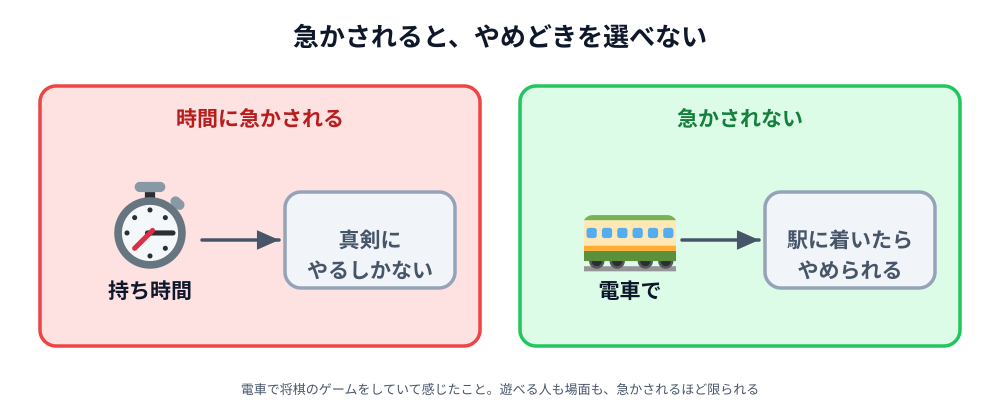

Reproduce this figure in Python.
# 03-hurry.svg
# スキーマ: COMPULSION（時間に押される）対 NEAR-FAR（いつでも離れられる）
# 時間制限があると真剣にやるしかなく、電車でやめどきを選べないことを見せる

import sys

sys.path.insert(0, "/Users/seekseep/.claude/skills/genfig")
from genfig import Canvas, PALETTE

c = Canvas(1000, 420)
c.text(500, 46, "急かされると、やめどきを選べない", scale="xl")

c.sticky(40, 86, 440, 260, color="red")
c.text(260, 126, "時間に急かされる", scale="lg", fill=PALETTE["red"]["text"])
timer = c.node(150, 240, "持ち時間", emoji_cp="23f1", w=150, h=100)  # ⏱️
tense = c.node(370, 240, "真剣に\nやるしかない", shape="sticky", color="gray",
               w=170, h=96)
c.link(timer, tense)

c.sticky(520, 86, 440, 260, color="green")
c.text(740, 126, "急かされない", scale="lg", fill=PALETTE["green"]["text"])
train = c.node(630, 240, "電車で", emoji_cp="1f683", w=150, h=100)  # 🚃
stop = c.node(850, 240, "駅に着いたら\nやめられる", shape="sticky", color="gray",
              w=170, h=96)
c.link(train, stop)

c.text(500, 394, "電車で将棋のゲームをしていて感じたこと。遊べる人も場面も、急かされるほど限られる",
       scale="sm")

c.save("03-hurry.svg")
